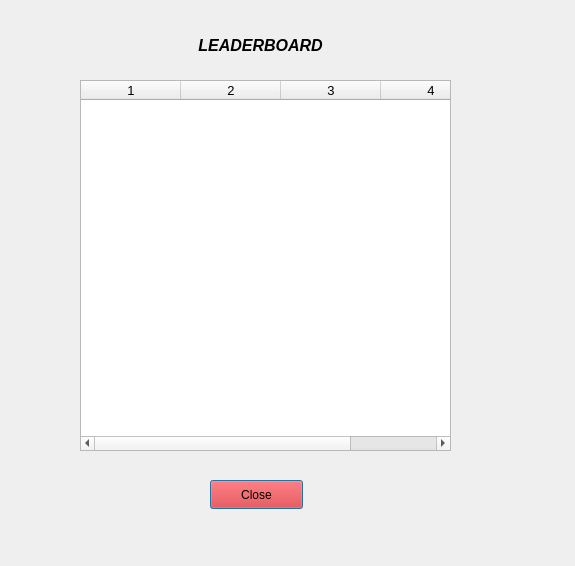
<?xml version="1.0" encoding="UTF-8"?>
<ui version="4.0">
 <class>LeaderBoard</class>
 <widget class="QDialog" name="LeaderBoard">
  <property name="geometry">
   <rect>
    <x>0</x>
    <y>0</y>
    <width>575</width>
    <height>566</height>
   </rect>
  </property>
  <property name="windowTitle">
   <string>Dialog</string>
  </property>
  <property name="windowOpacity">
   <double>2.000000000000000</double>
  </property>
  <property name="styleSheet">
   <string notr="true"/>
  </property>
  <widget class="QTableWidget" name="leaderboardTable">
   <property name="geometry">
    <rect>
     <x>80</x>
     <y>80</y>
     <width>371</width>
     <height>371</height>
    </rect>
   </property>
   <property name="font">
    <font>
     <family>Segoe UI</family>
     <pointsize>10</pointsize>
     <italic>false</italic>
     <bold>false</bold>
    </font>
   </property>
   <property name="styleSheet">
    <string notr="true">font: 10pt &quot;Segoe UI&quot;;
gridline-color: rgb(170, 56, 41);</string>
   </property>
   <property name="midLineWidth">
    <number>1</number>
   </property>
   <property name="columnCount">
    <number>4</number>
   </property>
   <column/>
   <column/>
   <column/>
   <column/>
  </widget>
  <widget class="QPushButton" name="Close">
   <property name="geometry">
    <rect>
     <x>210</x>
     <y>480</y>
     <width>93</width>
     <height>29</height>
    </rect>
   </property>
   <property name="styleSheet">
    <string notr="true">background-color: rgb(255, 38, 89);
background-color: rgb(255, 0, 0);</string>
   </property>
   <property name="text">
    <string>Close</string>
   </property>
  </widget>
  <widget class="QLabel" name="label">
   <property name="geometry">
    <rect>
     <x>180</x>
     <y>30</y>
     <width>161</width>
     <height>31</height>
    </rect>
   </property>
   <property name="text">
    <string>&lt;html&gt;&lt;head/&gt;&lt;body&gt;&lt;p align=&quot;center&quot;&gt;&lt;span style=&quot; font-size:12pt; font-weight:700; font-style:italic;&quot;&gt;LEADERBOARD&lt;/span&gt;&lt;/p&gt;&lt;/body&gt;&lt;/html&gt;</string>
   </property>
  </widget>
 </widget>
 <resources/>
 <connections/>
</ui>
